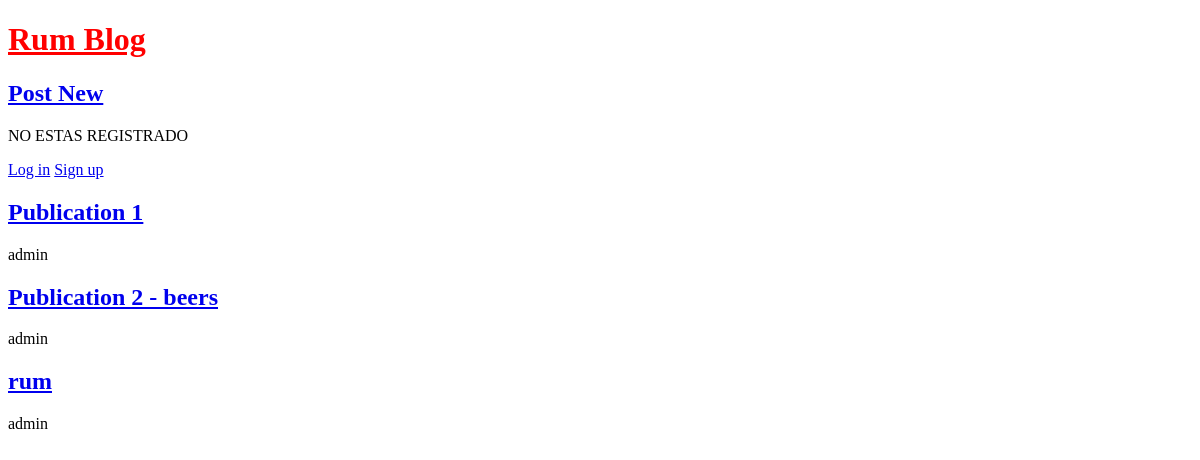
The app's page /, older data.
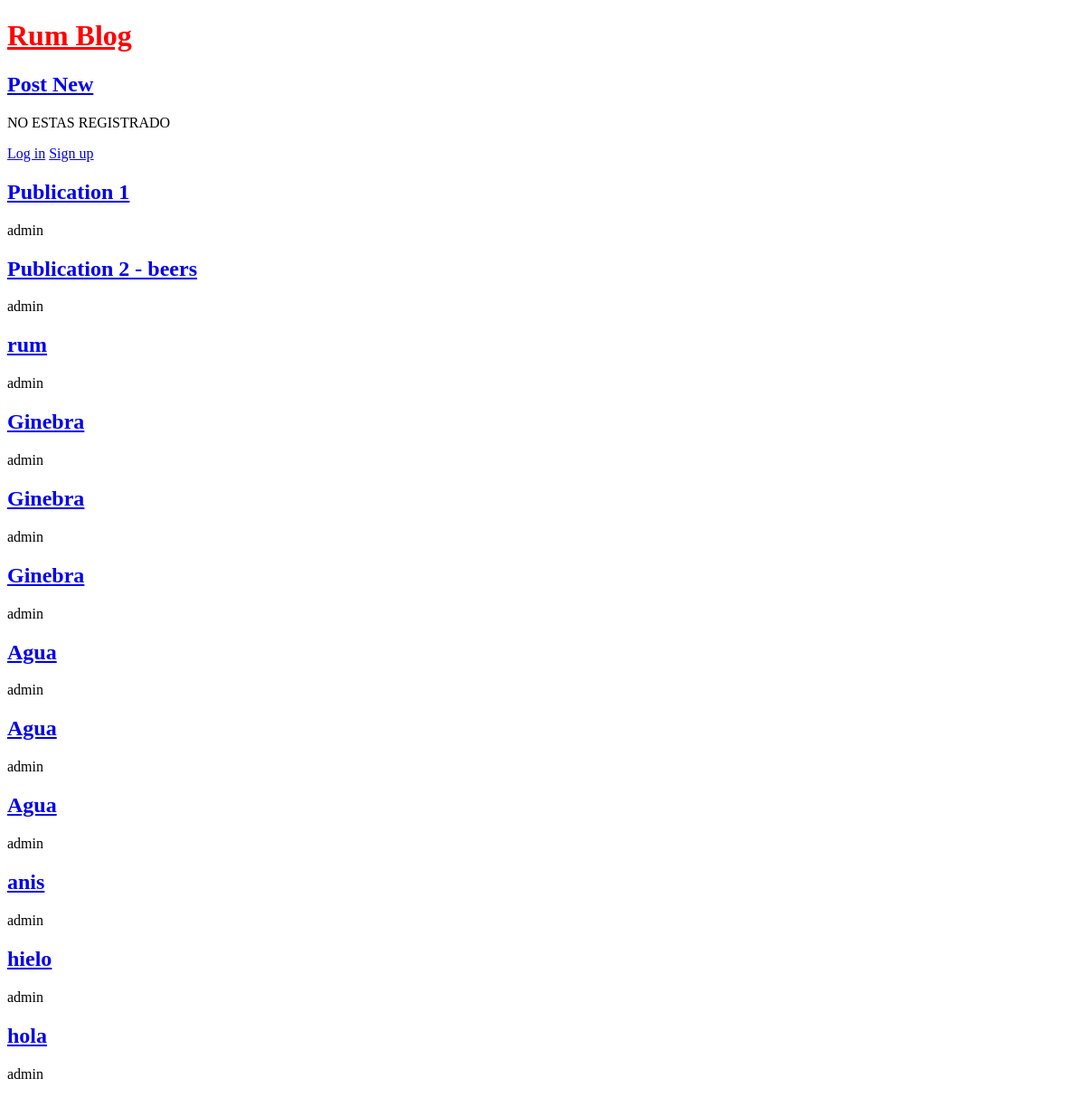
The same page, newer data.
### blogs/models.py (models this page shows, shortened)
class Publication(models.Model):
    title = models.CharField(max_length=200)
    author = models.ForeignKey(
        "auth.User",
        on_delete=models.CASCADE,
    )
    body = models.TextField()

### blogs/views.py (the view)
# urls.py: path("", BlogListView.as_view(), name="home"),
class BlogListView(ListView):
    model = Publication
    template_name = 'home.html'

### templates/home.html
{% extends "base.html" %}
{% block content %}
    {% if user.is_authenticated%}
        HOLA {{ user.name }} :)
        <form action="{% url 'logout' %}" method="post">
            {% csrf_token %}
            <button type="submit">Log Out</button>
        </form>
    {% else %}
        <p>NO ESTAS REGISTRADO</p>
        <a href="{% url 'login' %}">Log in</a>
        <a href="{% url 'signup' %}">Sign up</a>
    {% endif %}
    {% for publication in publication_list %}
        <h2><a href="{% url 'post_detail' publication.pk %}">{{ publication.title }}</a></h2>
        <p>{{ publication.author }}</p>
    {% endfor %}
{% endblock content %}

Row changes from the older to the newer data that the page shows:
added Publication: title "Ginebra", author "admin"
added Publication: title "Ginebra", author "admin"
added Publication: title "Ginebra", author "admin"
added Publication: title "Agua", author "admin"
added Publication: title "Agua", author "admin"
added Publication: title "Agua", author "admin"
added Publication: title "anis", author "admin"
added Publication: title "hielo", author "admin"
added Publication: title "hola", author "admin"
